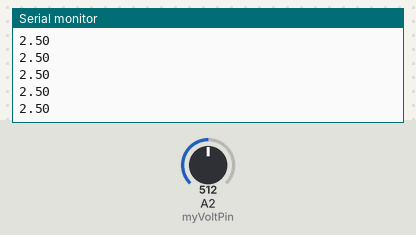
The sketch below on a simulated Arduino Uno, built with avr-gcc and run on an emulated ATmega328P. Shown: the last lines printed to the serial monitor. The inputs (shaded band) are chosen by the test bench; at power-on: A2 (myVoltPin) = 512.

Above: at 1.2 s.
1.3 s: A2 (myVoltPin) set to 716
At 1.68 s:
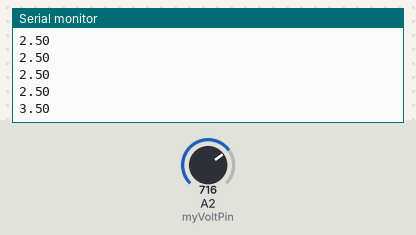
2.8 s: A2 (myVoltPin) set to 900
At 2.94 s:
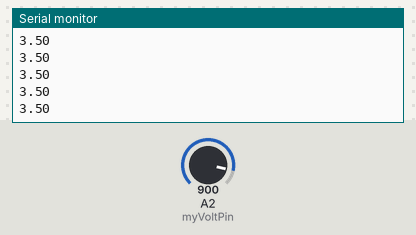
Timing chart, 0 to 5.8 s (numbered marks = the images above; inputs shaded):
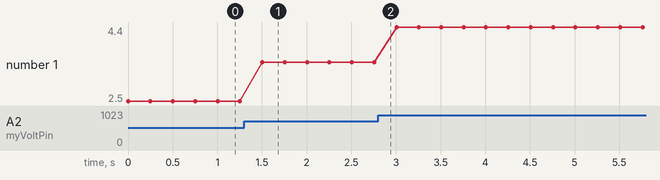

The sketch:

lesson10.ino
```cpp
int myVoltPin=A2;
int readVal;
int delayTime = 250;
float V2;

void setup() {
  Serial.begin(115200);
}

void loop() {
  readVal = analogRead(myVoltPin);
  V2=(5./1023.)*readVal;
  Serial.println(V2);
  delay(delayTime);
}
```

Measured:
- after the input at 1.3 s, the serial monitor: prints a new line after 0.20 s (image 1)
- plotted number 1: 2.5 → 3.5 after the input at 1.3 s, 3.5 → 4.4 after the input at 2.8 s
